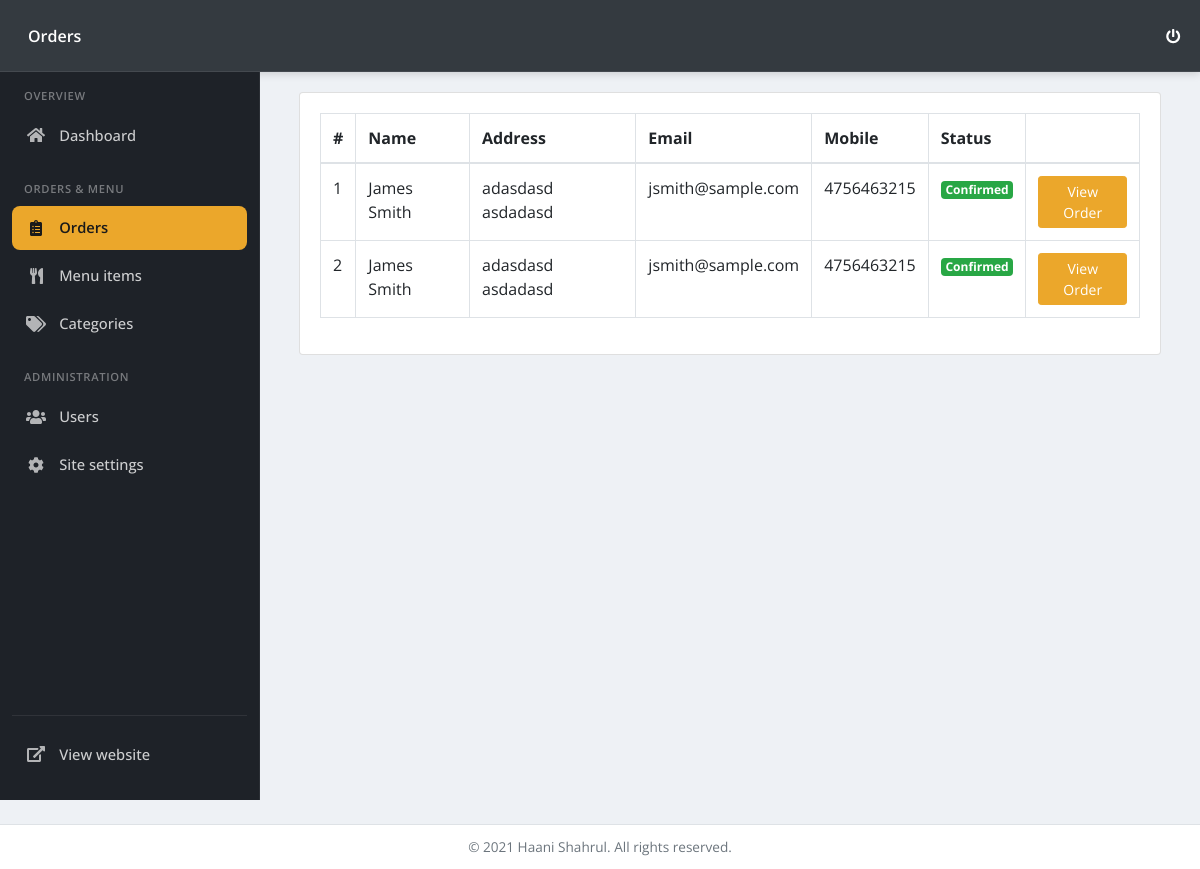
The page /admin/index.php?page=orders (signed in) on the database its author committed.
### tables this page shows
CREATE TABLE `orders` (
  `id` int(30) NOT NULL,
  `name` text NOT NULL,
  `address` text NOT NULL,
  `mobile` text NOT NULL,
  `email` text NOT NULL,
  `status` tinyint(1) NOT NULL DEFAULT 0,
  `archived` tinyint(1) NOT NULL DEFAULT 0
);

### admin/orders.php (the view, shortened to what this page needs)
<div class="container-fluid">
	<div class="card">
		<div class="card-body">
			<table class="table table-bordered">
		<thead>
			 <tr>
			<th>#</th>
			<th>Name</th>
			<th>Address</th>
			<th>Email</th>
			<th>Mobile</th>
			<th>Status</th>
			<th></th>
			</tr>
		</thead>
		<tbody>
			<?php
			$i = 1;
			include 'db_connect.php';
			$qry = $conn->query("SELECT * FROM orders ");
			while($row=$qry->fetch_assoc()):
			 ?>
			 <tr>
			 		<td><?php echo $i++ ?></td>
			 		<td><?php echo $row['name'] ?></td>
			 		<td><?php echo $row['address'] ?></td>
			 		<td><?php echo $row['email'] ?></td>
			 		<td><?php echo $row['mobile'] ?></td>
			 		<?php if($row['status'] == 1): ?>
			 			<td class="text-center"><span class="badge badge-success">Confirmed</span></td>
			 		<?php else: ?>
			 			<td class="text-center"><span class="badge badge-secondary">For Verification</span></td>
			 		<?php endif; ?>
			 		<td>
			 			<button class="btn btn-sm btn-primary view_order" data-id="<?php echo $row['id'] ?>" >View Order</button>
			 		</td>
			 </tr>
			<?php endwhile; ?>
		</tbody>
	</table>
		</div>
	</div>
</div>

### admin/assets/css/style.css (style rules this page uses)
body { font-family: "Open Sans", sans-serif; color: #444444; width: 100%; height: calc(100%); }
:root { --primary: #EBA72B; }
.btn-primary, .btn-primary:hover, .btn-primary:focus, .btn-primary:active, .btn-primary.active, .btn-primary.disabled, .btn-primary:disabled { background-color: #EBA72B !important; border-color: #EBA72B !important; color: #fff !important; }

### admin/index.php (style rules this page uses)
body { background: #eef1f5; }

### rows shown on the page
orders: name "James Smith", address "adasdasd asdadasd", email "jsmith@sample.com", mobile "4756463215", status "Confirmed"
orders: name "James Smith", address "adasdasd asdadasd", email "jsmith@sample.com", mobile "4756463215", status "Confirmed"

### other values the page prints
$topbar_title "Orders"
